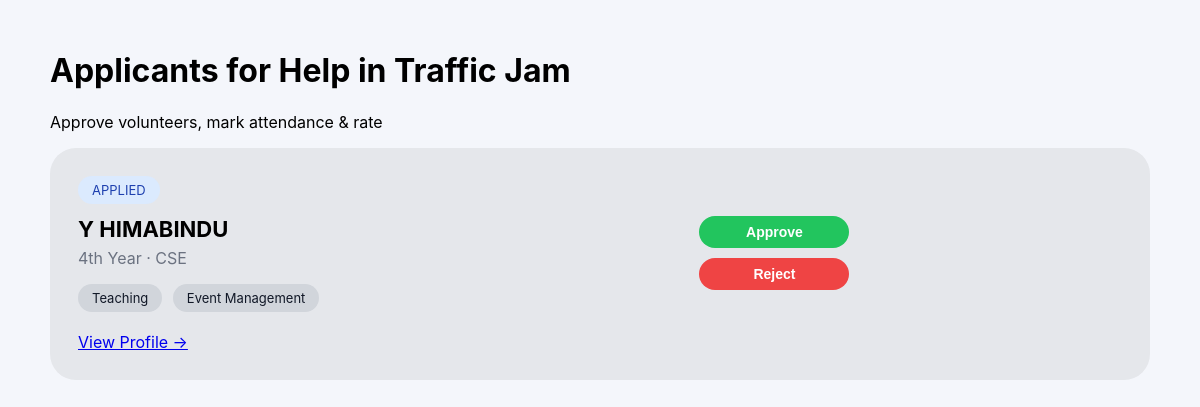
The app's page /organization/service/6/applications/ (signed in), older data.
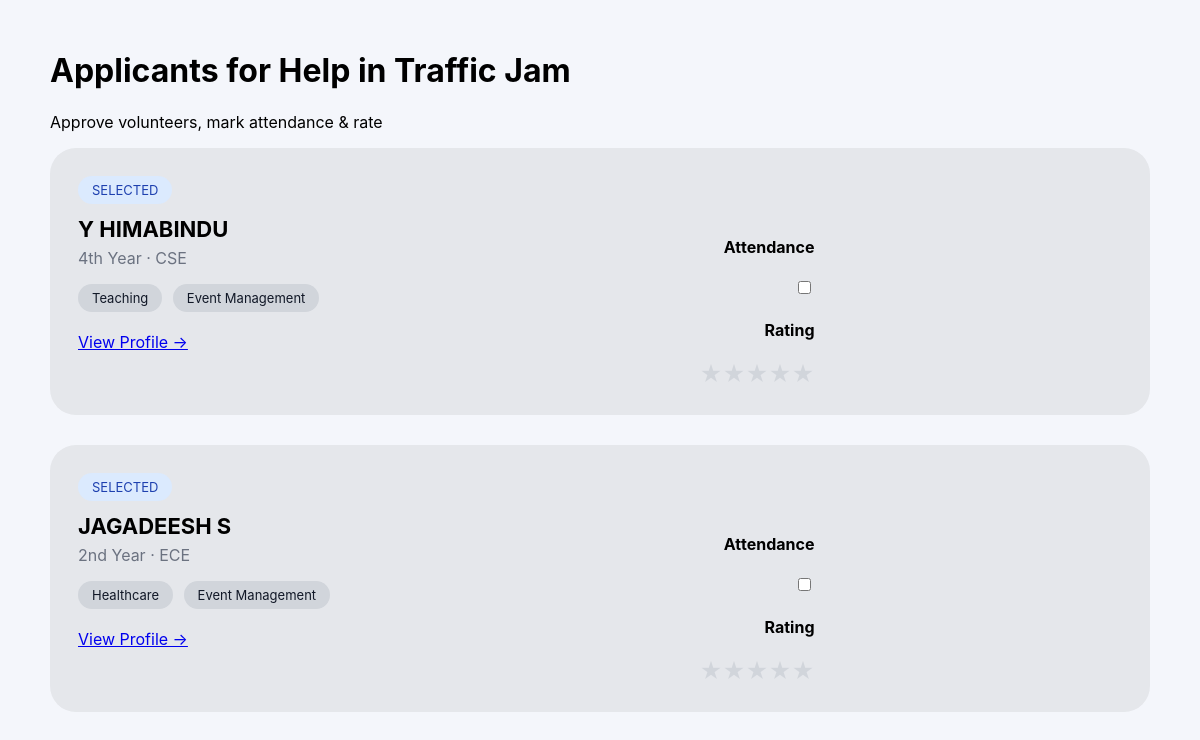
The same page, newer data.
### app1/models.py (models this page shows, shortened)
class Application(models.Model):
    STATUS_CHOICES = [
        ('APPLIED', 'Applied'),
        ('SELECTED', 'Selected'),
        ('COMPLETED', 'Completed'),
    ]
    volunteer = models.ForeignKey(VolunteerProfile, on_delete=models.CASCADE)
    service = models.ForeignKey(Service, on_delete=models.CASCADE)
    status = models.CharField(max_length=20, choices=STATUS_CHOICES, default='APPLIED')
    submission_text = models.TextField(blank=True)
    rating = models.IntegerField(default=0)
    review = models.TextField(blank=True)

class VolunteerProfile(models.Model):
    user = models.OneToOneField(User, on_delete=models.CASCADE)
    full_name = models.CharField(max_length=100)
    phone = models.CharField(max_length=15)
    student_id = models.CharField(max_length=20)
    department = models.CharField(max_length=20, default="", blank=True)
    year = models.CharField(max_length=20)
    skills = models.TextField(blank=True)
    photo = models.ImageField(upload_to="profiles/", blank=True, null=True)
    cover_photo = models.ImageField(upload_to="covers/", blank=True, null=True)
    rating = models.FloatField(default=0)
    attendance = models.IntegerField(default=0)

### app1/views.py (the view)
@login_required
def organization_view_applicants(request, service_id):
    if request.user.role != "ORGANIZATION":
        return redirect("login")
    org = Organization.objects.get(user=request.user)
    service = get_object_or_404(Service, id=service_id, organization=org)
    applications = (
        Application.objects
        .filter(service=service)
        .select_related("volunteer")   # ✅ THIS IS THE KEY
    )
    for app in applications:
        app.skill_list = app.volunteer.skills.split(",") if app.volunteer.skills else []
    return render(
        request,
        "organization/view_applicants.html",
        {
            "service": service,
            "applications": applications
        }
    )

### app1/templates/organization/view_applicants.html (shortened to what this page needs)
{% extends "organization/base.html" %}
{% block content %}
<h1>Applicants for {{ service.title }}</h1>
<p class="subtitle">Approve volunteers, mark attendance & rate</p>
{% if applications %}
{% for app in applications %}
<div class="applicant-card">
    <span class="status">{{ app.status }}</span>
    <div class="content">
        <div>
            <div class="name">{{ app.volunteer.full_name }}</div>
            <div class="meta">
                {{ app.volunteer.year }} · {{ app.volunteer.department }}
            </div>
            <div class="skills">
                {% for skill in app.skill_list %}
                    <span>{{ skill }}</span>
                {% empty %}
                    <span>No skills added</span>
                {% endfor %}
            </div>
            <br>
            <a href="javascript:void(0)"
               onclick="openProfile(
                   '{{ app.volunteer.full_name }}',
                   '{{ app.volunteer.year }}',
                   '{{ app.volunteer.department }}',
                   '{{ app.volunteer.skills }}'
               )">
               View Profile →
            </a>
        </div>
        <div style="display:flex; justify-content:space-between; width:100%;">
    {% if app.status == "APPLIED" %}
    <div class="actions">
        <form method="post"
              action="{% url 'org_approve_volunteer' app.id %}">
            <button class="btn approve">Approve</button>
        </form>
        <form method="post"
              action="{% url 'org_reject_volunteer' app.id %}">
            <button class="btn reject">Reject</button>
        </form>
    </div>
    {% endif %}
    {% if app.status == "SELECTED" %}
    <div class="side" style="opacity:1;">
        <h4>Attendance</h4>
        <input type="checkbox">
        <h4>Rating</h4>
        <div class="stars">
            <span>★</span><span>★</span><span>★</span><span>★</span><span>★</span>
        </div>
    </div>
    {% endif %}
</div>
    </div>
</div>
{% endfor %}
{% else %}
<p>No applicants yet.</p>
{% endif %}
{% endblock %}

Row changes from the older to the newer data that the page shows:
changed Application "Y HIMABINDU": status "APPLIED" → "SELECTED"; value (not shown) → "☐"; status "Approve Reject" → "Attendance Rating"
added Application: status "SELECTED", volunteer.full_name "JAGADEESH S", volunteer.year "2nd Year", volunteer.department "ECE", skill_list "Healthcare" "Event Management"
